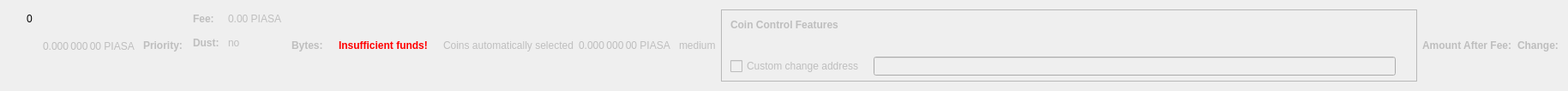
    <widget class="QWidget" name="dummyHideWidget" native="true">
     <property name="maximumSize">
      <size>
       <width>100</width>
       <height>22</height>
      </size>
     </property>
     <layout class="QHBoxLayout" name="dummyHideLayout">
      <item>
       <layout class="QFormLayout" name="formLayoutCoinControl1">
        <property name="horizontalSpacing">
         <number>10</number>
        </property>
        <property name="verticalSpacing">
         <number>14</number>
        </property>
        <property name="leftMargin">
         <number>10</number>
        </property>
        <property name="topMargin">
         <number>4</number>
        </property>
        <property name="rightMargin">
         <number>6</number>
        </property>
        <item row="0" column="1">
         <widget class="QLabel" name="labelCoinControlBytes">
          <property name="cursor">
           <cursorShape>IBeamCursor</cursorShape>
          </property>
          <property name="contextMenuPolicy">
           <enum>Qt::ActionsContextMenu</enum>
          </property>
          <property name="text">
           <string notr="true">0</string>
          </property>
          <property name="textInteractionFlags">
           <set>Qt::LinksAccessibleByMouse|Qt::TextSelectableByKeyboard|Qt::TextSelectableByMouse</set>
          </property>
         </widget>
        </item>
       </layout>
      </item>
      <item>
       <widget class="QLabel" name="labelCoinControlAfterFee">
        <property name="enabled">
         <bool>false</bool>
        </property>
        <property name="sizePolicy">
         <sizepolicy hsizetype="Fixed" vsizetype="Fixed">
          <horstretch>0</horstretch>
          <verstretch>0</verstretch>
         </sizepolicy>
        </property>
        <property name="minimumSize">
         <size>
          <width>111</width>
          <height>12</height>
         </size>
        </property>
        <property name="maximumSize">
         <size>
          <width>111</width>
          <height>12</height>
         </size>
        </property>
        <property name="cursor">
         <cursorShape>IBeamCursor</cursorShape>
        </property>
        <property name="contextMenuPolicy">
         <enum>Qt::ActionsContextMenu</enum>
        </property>
        <property name="text">
         <string notr="true">0.000 000 00 PIASA</string>
        </property>
        <property name="textInteractionFlags">
         <set>Qt::LinksAccessibleByMouse|Qt::TextSelectableByKeyboard|Qt::TextSelectableByMouse</set>
        </property>
       </widget>
      </item>
      <item>
       <widget class="QLabel" name="labelCoinControlPriorityText">
        <property name="enabled">
         <bool>false</bool>
        </property>
        <property name="font">
         <font>
          <weight>75</weight>
          <bold>true</bold>
         </font>
        </property>
        <property name="text">
         <string>Priority:</string>
        </property>
       </widget>
      </item>
      <item>
       <layout class="QHBoxLayout" name="horizontalLayout"/>
      </item>
      <item>
       <layout class="QFormLayout" name="formLayoutCoinControl3">
        <property name="horizontalSpacing">
         <number>10</number>
        </property>
        <property name="verticalSpacing">
         <number>14</number>
        </property>
        <property name="leftMargin">
         <number>6</number>
        </property>
        <property name="topMargin">
         <number>4</number>
        </property>
        <property name="rightMargin">
         <number>6</number>
        </property>
        <item row="0" column="0">
         <widget class="QLabel" name="labelCoinControlFeeText">
          <property name="enabled">
           <bool>false</bool>
          </property>
          <property name="font">
           <font>
            <weight>75</weight>
            <bold>true</bold>
           </font>
          </property>
          <property name="text">
           <string>Fee:</string>
          </property>
          <property name="margin">
           <number>0</number>
          </property>
         </widget>
        </item>
        <item row="0" column="1">
         <widget class="QLabel" name="labelCoinControlFee">
          <property name="enabled">
           <bool>false</bool>
          </property>
          <property name="cursor">
           <cursorShape>IBeamCursor</cursorShape>
          </property>
          <property name="contextMenuPolicy">
           <enum>Qt::ActionsContextMenu</enum>
          </property>
          <property name="text">
           <string notr="true">0.00 PIASA</string>
          </property>
          <property name="textInteractionFlags">
           <set>Qt::LinksAccessibleByMouse|Qt::TextSelectableByKeyboard|Qt::TextSelectableByMouse</set>
          </property>
         </widget>
        </item>
        <item row="1" column="0">
         <widget class="QLabel" name="labelCoinControlLowOutputText">
          <property name="enabled">
           <bool>false</bool>
          </property>
          <property name="font">
           <font>
            <weight>75</weight>
            <bold>true</bold>
           </font>
          </property>
          <property name="text">
           <string>Dust:</string>
          </property>
         </widget>
        </item>
        <item row="1" column="1">
         <widget class="QLabel" name="labelCoinControlLowOutput">
          <property name="enabled">
           <bool>false</bool>
          </property>
          <property name="cursor">
           <cursorShape>IBeamCursor</cursorShape>
          </property>
          <property name="contextMenuPolicy">
           <enum>Qt::ActionsContextMenu</enum>
          </property>
          <property name="text">
           <string>no</string>
          </property>
          <property name="textInteractionFlags">
           <set>Qt::LinksAccessibleByMouse|Qt::TextSelectableByKeyboard|Qt::TextSelectableByMouse</set>
          </property>
         </widget>
        </item>
       </layout>
      </item>
      <item>
       <widget class="QLabel" name="labelCoinControlBytesText">
        <property name="enabled">
         <bool>false</bool>
        </property>
        <property name="font">
         <font>
          <weight>75</weight>
          <bold>true</bold>
         </font>
        </property>
        <property name="text">
         <string>Bytes:</string>
        </property>
       </widget>
      </item>
      <item>
       <layout class="QFormLayout" name="formLayoutCoinControl2">
        <property name="horizontalSpacing">
         <number>10</number>
        </property>
        <property name="verticalSpacing">
         <number>14</number>
        </property>
        <property name="leftMargin">
         <number>6</number>
        </property>
        <property name="topMargin">
         <number>4</number>
        </property>
        <property name="rightMargin">
         <number>6</number>
        </property>
       </layout>
      </item>
      <item>
       <layout class="QHBoxLayout" name="horizontalLayoutCoinControl2">
        <property name="spacing">
         <number>8</number>
        </property>
        <property name="bottomMargin">
         <number>10</number>
        </property>
       </layout>
      </item>
      <item>
       <widget class="QLabel" name="labelCoinControlInsuffFunds">
        <property name="enabled">
         <bool>false</bool>
        </property>
        <property name="minimumSize">
         <size>
          <width>0</width>
          <height>0</height>
         </size>
        </property>
        <property name="font">
         <font>
          <weight>75</weight>
          <bold>true</bold>
         </font>
        </property>
        <property name="styleSheet">
         <string notr="true">color:red;font-weight:bold;</string>
        </property>
        <property name="text">
         <string>Insufficient funds!</string>
        </property>
        <property name="margin">
         <number>5</number>
        </property>
       </widget>
      </item>
      <item>
       <layout class="QFormLayout" name="formLayoutCoinControl4">
        <property name="horizontalSpacing">
         <number>10</number>
        </property>
        <property name="verticalSpacing">
         <number>14</number>
        </property>
        <property name="leftMargin">
         <number>6</number>
        </property>
        <property name="topMargin">
         <number>4</number>
        </property>
        <property name="rightMargin">
         <number>6</number>
        </property>
       </layout>
      </item>
      <item>
       <widget class="QLabel" name="labelCoinControlAutomaticallySelected">
        <property name="enabled">
         <bool>false</bool>
        </property>
        <property name="sizePolicy">
         <sizepolicy hsizetype="Fixed" vsizetype="Fixed">
          <horstretch>0</horstretch>
          <verstretch>0</verstretch>
         </sizepolicy>
        </property>
        <property name="minimumSize">
         <size>
          <width>0</width>
          <height>0</height>
         </size>
        </property>
        <property name="maximumSize">
         <size>
          <width>240</width>
          <height>16777215</height>
         </size>
        </property>
        <property name="text">
         <string>Coins automatically selected</string>
        </property>
        <property name="margin">
         <number>5</number>
        </property>
       </widget>
      </item>
      <item>
       <widget class="QLabel" name="labelCoinControlChange">
        <property name="enabled">
         <bool>false</bool>
        </property>
        <property name="sizePolicy">
         <sizepolicy hsizetype="Fixed" vsizetype="Fixed">
          <horstretch>0</horstretch>
          <verstretch>0</verstretch>
         </sizepolicy>
        </property>
        <property name="minimumSize">
         <size>
          <width>111</width>
          <height>0</height>
         </size>
        </property>
        <property name="maximumSize">
         <size>
          <width>111</width>
          <height>16777215</height>
         </size>
        </property>
        <property name="cursor">
         <cursorShape>IBeamCursor</cursorShape>
        </property>
        <property name="contextMenuPolicy">
         <enum>Qt::ActionsContextMenu</enum>
        </property>
        <property name="text">
         <string notr="true">0.000 000 00 PIASA</string>
        </property>
        <property name="textInteractionFlags">
         <set>Qt::LinksAccessibleByMouse|Qt::TextSelectableByKeyboard|Qt::TextSelectableByMouse</set>
        </property>
       </widget>
      </item>
      <item>
       <widget class="QLabel" name="labelCoinControlPriority">
        <property name="enabled">
         <bool>false</bool>
        </property>
        <property name="cursor">
         <cursorShape>IBeamCursor</cursorShape>
        </property>
        <property name="contextMenuPolicy">
         <enum>Qt::ActionsContextMenu</enum>
        </property>
        <property name="text">
         <string>medium</string>
        </property>
        <property name="textInteractionFlags">
         <set>Qt::LinksAccessibleByMouse|Qt::TextSelectableByKeyboard|Qt::TextSelectableByMouse</set>
        </property>
       </widget>
      </item>
      <item>
       <widget class="QFrame" name="frameCoinControl">
        <property name="sizePolicy">
         <sizepolicy hsizetype="Expanding" vsizetype="Expanding">
          <horstretch>0</horstretch>
          <verstretch>0</verstretch>
         </sizepolicy>
        </property>
        <property name="maximumSize">
         <size>
          <width>16777215</width>
          <height>16777215</height>
         </size>
        </property>
        <property name="frameShape">
         <enum>QFrame::StyledPanel</enum>
        </property>
        <property name="frameShadow">
         <enum>QFrame::Sunken</enum>
        </property>
        <layout class="QVBoxLayout" name="verticalLayoutCoinControl2_2">
         <property name="spacing">
          <number>0</number>
         </property>
         <property name="leftMargin">
          <number>0</number>
         </property>
         <property name="topMargin">
          <number>0</number>
         </property>
         <property name="rightMargin">
          <number>0</number>
         </property>
         <property name="bottomMargin">
          <number>6</number>
         </property>
         <item>
          <layout class="QVBoxLayout" name="verticalLayoutCoinControl" stretch="0,0,0,1">
           <property name="spacing">
            <number>0</number>
           </property>
           <property name="leftMargin">
            <number>10</number>
           </property>
           <property name="topMargin">
            <number>10</number>
           </property>
           <item>
            <layout class="QHBoxLayout" name="horizontalLayoutCoinControl1">
             <property name="bottomMargin">
              <number>15</number>
             </property>
             <item>
              <widget class="QLabel" name="labelCoinControlFeatures">
               <property name="enabled">
                <bool>false</bool>
               </property>
               <property name="sizePolicy">
                <sizepolicy hsizetype="Preferred" vsizetype="Maximum">
                 <horstretch>0</horstretch>
                 <verstretch>0</verstretch>
                </sizepolicy>
               </property>
               <property name="font">
                <font>
                 <weight>75</weight>
                 <bold>true</bold>
                </font>
               </property>
               <property name="styleSheet">
                <string notr="true">font-weight:bold;</string>
               </property>
               <property name="text">
                <string>Coin Control Features</string>
               </property>
              </widget>
             </item>
            </layout>
           </item>
           <item>
            <widget class="QWidget" name="widgetCoinControl" native="true">
             <property name="sizePolicy">
              <sizepolicy hsizetype="Preferred" vsizetype="Preferred">
               <horstretch>0</horstretch>
               <verstretch>0</verstretch>
              </sizepolicy>
             </property>
             <property name="minimumSize">
              <size>
               <width>0</width>
               <height>0</height>
              </size>
             </property>
             <property name="styleSheet">
              <string notr="true"/>
             </property>
             <layout class="QHBoxLayout" name="horizontalLayoutCoinControl5_2">
              <property name="leftMargin">
               <number>0</number>
              </property>
              <property name="topMargin">
               <number>0</number>
              </property>
              <property name="rightMargin">
               <number>0</number>
              </property>
              <property name="bottomMargin">
               <number>0</number>
              </property>
              <item>
               <layout class="QHBoxLayout" name="horizontalLayoutCoinControl3">
                <property name="spacing">
                 <number>20</number>
                </property>
                <property name="topMargin">
                 <number>0</number>
                </property>
                <property name="bottomMargin">
                 <number>10</number>
                </property>
               </layout>
              </item>
             </layout>
            </widget>
           </item>
           <item>
            <layout class="QHBoxLayout" name="horizontalLayoutCoinControl4" stretch="0,0,0">
             <property name="spacing">
              <number>12</number>
             </property>
             <property name="sizeConstraint">
              <enum>QLayout::SetDefaultConstraint</enum>
             </property>
             <property name="topMargin">
              <number>5</number>
             </property>
             <property name="rightMargin">
              <number>5</number>
             </property>
             <item>
              <widget class="QCheckBox" name="checkBoxCoinControlChange">
               <property name="enabled">
                <bool>false</bool>
               </property>
               <property name="toolTip">
                <string>If this is activated, but the change address is empty or invalid, change will be sent to a newly generated address.</string>
               </property>
               <property name="text">
                <string>Custom change address</string>
               </property>
              </widget>
             </item>
             <item>
              <widget class="QValidatedLineEdit" name="lineEditCoinControlChange">
               <property name="enabled">
                <bool>false</bool>
               </property>
               <property name="sizePolicy">
                <sizepolicy hsizetype="Expanding" vsizetype="Fixed">
                 <horstretch>0</horstretch>
                 <verstretch>0</verstretch>
                </sizepolicy>
               </property>
              </widget>
             </item>
             <item>
              <widget class="QLabel" name="labelCoinControlChangeLabel_2">
               <property name="sizePolicy">
                <sizepolicy hsizetype="Preferred" vsizetype="Expanding">
                 <horstretch>0</horstretch>
                 <verstretch>0</verstretch>
                </sizepolicy>
               </property>
               <property name="minimumSize">
                <size>
                 <width>0</width>
                 <height>0</height>
                </size>
               </property>
               <property name="text">
                <string/>
               </property>
               <property name="margin">
                <number>3</number>
               </property>
              </widget>
             </item>
            </layout>
           </item>
           <item>
            <spacer name="verticalSpacerCoinControl">
             <property name="orientation">
              <enum>Qt::Vertical</enum>
             </property>
             <property name="sizeHint" stdset="0">
              <size>
               <width>800</width>
               <height>1</height>
              </size>
             </property>
            </spacer>
           </item>
          </layout>
         </item>
        </layout>
       </widget>
      </item>
      <item>
       <widget class="QLabel" name="labelCoinControlAfterFeeText">
        <property name="enabled">
         <bool>false</bool>
        </property>
        <property name="minimumSize">
         <size>
          <width>0</width>
          <height>0</height>
         </size>
        </property>
        <property name="maximumSize">
         <size>
          <width>16777215</width>
          <height>16777215</height>
         </size>
        </property>
        <property name="font">
         <font>
          <weight>75</weight>
          <bold>true</bold>
         </font>
        </property>
        <property name="text">
         <string>Amount After Fee:</string>
        </property>
        <property name="alignment">
         <set>Qt::AlignLeading|Qt::AlignLeft|Qt::AlignVCenter</set>
        </property>
        <property name="margin">
         <number>0</number>
        </property>
       </widget>
      </item>
      <item>
       <widget class="QLabel" name="labelCoinControlChangeText">
        <property name="enabled">
         <bool>false</bool>
        </property>
        <property name="sizePolicy">
         <sizepolicy hsizetype="Preferred" vsizetype="Preferred">
          <horstretch>0</horstretch>
          <verstretch>0</verstretch>
         </sizepolicy>
        </property>
        <property name="minimumSize">
         <size>
          <width>0</width>
          <height>0</height>
         </size>
        </property>
        <property name="maximumSize">
         <size>
          <width>16777215</width>
          <height>16777215</height>
         </size>
        </property>
        <property name="font">
         <font>
          <weight>75</weight>
          <bold>true</bold>
         </font>
        </property>
        <property name="text">
         <string>Change:</string>
        </property>
        <property name="alignment">
         <set>Qt::AlignLeading|Qt::AlignLeft|Qt::AlignVCenter</set>
        </property>
       </widget>
      </item>
     </layout>
    </widget>
